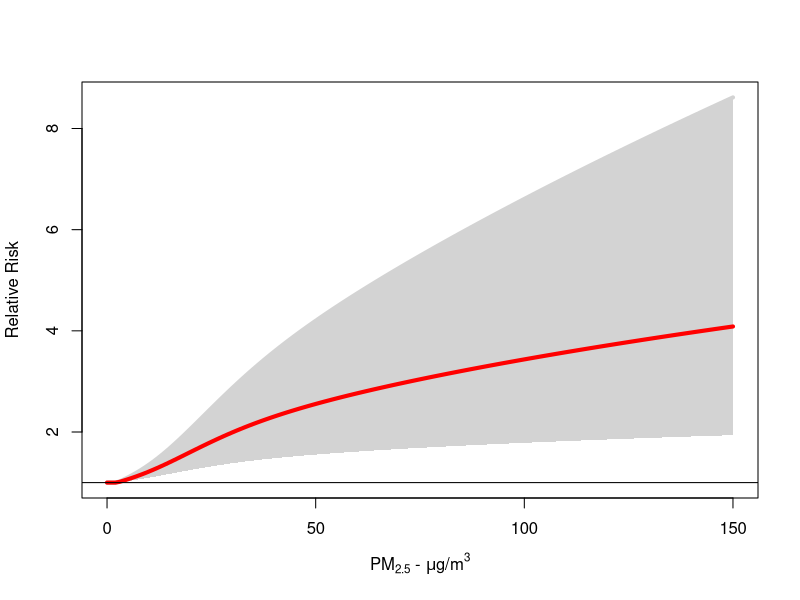

Source code (R):
library(MASS)
library(metafor)
library(minpack.lm)

# setwd ("C:/GBD")
setwd(".")
data<- read.csv("GBD2015 input_dataset with Pn and China Ensemble error.csv", header = T)


cause=as.character(data[,3])
source=as.character(data[,2])
data[is.na(data)]=0
child=as.character(data[,11])

dat=subset(data, cause=="lri")

#only OAP

datrr=subset(dat, child=="0")
datr=subset(datrr, source=="OAP")
num=as.numeric(datr[,4])
den=as.numeric(datr[,5])
logr=as.numeric(datr[,6])
se=as.numeric(datr[,7])
medage=as.numeric(datr[,9])
age=27.5
#se=se* ((age-110)/(medage-110))
Vall=se^2
#logr=logr*((age-110)/(medage-110))
#THRES=min(den)
THRES=2.4
numt=((num-THRES)+abs(num-THRES))/2
dent=((den-THRES) + abs(den-THRES))/2



r=max(num)-min(den)
a=c(1,3,5,7,9)
e=c(den, num)-THRES
mm0=min(e)
mm25=quantile(e, 0.25)
mm50=quantile(e, 0.5)
mm75=quantile(e, 0.75)
mm95=quantile(e, 0.95)
m=c(mm0, mm25, mm50, mm75, mm95)
max1=length(m)*length(a)
max2=max1
max3=max1
aic1<-matrix(0, max1, 1)
b1<-matrix(0, max1, 1)
se1<-matrix(0, max1, 1)
model.form1<-matrix(0, max1, 1)
set.tau1<-matrix(0, max1, 1)
mu1<-matrix(0, max1, 1)
aic2<-matrix(0, max2, 1)
b2<-matrix(0, max2, 1)
se2<-matrix(0, max2, 1)
model.form2<-matrix(0, max2, 1)
set.tau2<-matrix(0, max2, 1)
mu2<-matrix(0, max2, 1)
aic3<-matrix(0, max3, 1)
b3<-matrix(0, max3, 1)
se3<-matrix(0, max3, 1)
model.form3<-matrix(0, max3, 1)
set.tau3<-matrix(0, max3, 1)
mu3<-matrix(0, max3, 1)
aic4<-matrix(0, max1, 1)
b4<-matrix(0, max1, 1)
se4<-matrix(0, max1, 1)
model.form4<-matrix(0, max1, 1)
set.tau4<-matrix(0, max1, 1)
mu4<-matrix(0, max1, 1)
aic5<-matrix(0, max1, 1)
b5<-matrix(0, max1, 1)
se5<-matrix(0, max1, 1)
model.form5<-matrix(0, max1, 1)
set.tau5<-matrix(0, max1, 1)
mu5<-matrix(0, max1, 1)
aic6<-matrix(0, max1, 1)
b6<-matrix(0, max1, 1)
se6<-matrix(0, max1, 1)
model.form6<-matrix(0, max1, 1)
set.tau6<-matrix(0, max1, 1)
mu6<-matrix(0, max1, 1)



numt=((num-THRES) + abs(num-THRES))/2
dent=((den-THRES) + abs(den-THRES))/2

#estimate theta using rma.mv by defining difference in shapes between num and den #concentrations

j=0
for (k in 1:length(a)) {
  for (i in 1:length(m)) {
    j=j+1
    diff=log(numt/a[k]+1)/(1+exp(-(numt-m[i])/(0.1*r))) - log(dent/a[k]+1)/(1+exp(-(dent-m[i])/(0.1*r)))
    fit=rma(yi=logr, vi=Vall, mods=~diff  -1, method="REML", intercept=FALSE)
    aic1[j]=AIC(fit)
    b1[j]=coef(fit)
    model.form1[j]<- a[k]
    set.tau1[j] <- 0.1
    mu1[j] <- m[i]
    se1[j]=sqrt(vcov(fit))}}

j=0
for (k in 1:length(a)) {
  for (i in 1:length(m)) {
    j=j+1
    diff=log(numt/a[k]+1)/(1+exp(-(numt-m[i])/(0.2*r))) - log(dent/a[k]+1)/(1+exp(-(dent-m[i])/(0.2*r)))
    fit=rma(yi=logr, vi=Vall, mods=~diff  -1, method="REML", intercept=FALSE)
    aic2[j]=AIC(fit)
    b2[j]=coef(fit)
    model.form2[j]<- a[k]
    set.tau2[j] <- 0.2
    mu2[j] <- m[i]
    se2[j]=sqrt(vcov(fit))}}

j=0
for (k in 1:length(a)) {
  for (i in 1:length(m)) {
    j=j+1
    diff=log(numt/a[k]+1)/(1+exp(-(numt-m[i])/(0.3*r))) - log(dent/a[k]+1)/(1+exp(-(dent-m[i])/(0.3*r)))
    fit=rma(yi=logr, vi=Vall, mods=~diff  -1, method="REML", intercept=FALSE)
    aic3[j]=AIC(fit)
    b3[j]=coef(fit)
    model.form3[j]<- a[k]
    set.tau3[j] <- 0.3
    mu3[j] <- m[i]
    se3[j]=sqrt(vcov(fit))}}

j=0
for (k in 1:length(a)) {
  for (i in 1:length(m)) {
    j=j+1
    diff=log(numt/a[k]+1)/(1+exp(-(numt-m[i])/(0.4*r))) - log(dent/a[k]+1)/(1+exp(-(dent-m[i])/(0.4*r)))
    fit=rma(yi=logr, vi=Vall, mods=~diff  -1, method="REML", intercept=FALSE)
    aic4[j]=AIC(fit)
    b4[j]=coef(fit)
    model.form4[j]<- a[k]
    set.tau4[j] <- 0.4
    mu4[j] <- m[i]
    se4[j]=sqrt(vcov(fit))}}

j=0
for (k in 1:length(a)) {
  for (i in 1:length(m)) {
    j=j+1
    diff=log(numt/a[k]+1)/(1+exp(-(numt-m[i])/(0.5*r))) - log(dent/a[k]+1)/(1+exp(-(dent-m[i])/(0.5*r)))
    fit=rma(yi=logr, vi=Vall, mods=~diff  -1, method="REML", intercept=FALSE)
    aic5[j]=AIC(fit)
    b5[j]=coef(fit)
    model.form5[j]<- a[k]
    set.tau5[j] <- 0.5
    mu5[j] <- m[i]
    se5[j]=sqrt(vcov(fit))}}

j=0
for (k in 1:length(a)) {
  for (i in 1:length(m)) {
    j=j+1
    diff=log(numt/a[k]+1)/(1+exp(-(numt-m[i])/(0.6*r))) - log(dent/a[k]+1)/(1+exp(-(dent-m[i])/(0.6*r)))
    fit=rma(yi=logr, vi=Vall, mods=~diff  -1, method="REML", intercept=FALSE)
    aic6[j]=AIC(fit)
    b6[j]=coef(fit)
    model.form6[j]<- a[k]
    set.tau6[j] <- 0.6
    mu6[j] <- m[i]
    se6[j]=sqrt(vcov(fit))}}



#complie necessary information from model fitting to construct ensemble estimate and bootstrap 
#based CI
aic=rbind(aic1, aic2, aic3, aic4, aic5, aic6)
b=rbind( b1, b2, b3, b4, b5, b6)
se=rbind(se1, se2, se3, se4, se5, se6)
model.form <- rbind(model.form1, model.form2, model.form3, model.form4, model.form5, model.form6)
model.form=as.character(model.form)
set.tau <- rbind( set.tau1, set.tau2, set.tau3, set.tau4, set.tau5, set.tau6)
mu <- rbind(mu1, mu2, mu3, mu4, mu5, mu6)


wt=exp(-0.5*(aic-min(aic)))/sum(exp(-0.5*(aic-min(aic))))
output=cbind(model.form, aic, wt, mu, set.tau, b, se)
out=subset(output, wt>0)
f=out[,1]
aic=as.numeric(out[,2])
wt=as.numeric(out[,3])
mu=as.numeric(out[,4])
tau=as.numeric(out[,5])
beta=as.numeric(out[,6])
se=as.numeric(out[,7])
weight=exp(-0.5*(aic-min(aic)))/sum(exp(-0.5*(aic-min(aic))))
expo_name <- c("PM2.5")
expo_unit <- c("ug/m3")
nn <- length(f)
finalmodels.best.nn.final <- data.frame(tau=tau, funcform=f, coef=beta, se.coef=se, wt.final3=weight, loca_perc=mu)
MM=max(num)
MM=150
bb=1
x=seq(0, MM, by=bb)
nx=length(x)

#run routine to construct enesembe estimate and bootstrap CI
risk <- function(ap_data, finalmodels, expo_name, unit, nn, TT){
  x=seq(0, MM, by=bb)
  # prepare x1 for use in simulation, varying depending on perc, set_tau, and funcform
  
  sim.x1 <- function(x_sim, perc, set_tau_sim, funcform_sim, TT){
    
    mu <- perc
    #r <- max(num)-min(den)
    thr=((x_sim-TT)+abs(x_sim-TT))/2
    
    if (funcform_sim=="1"){x1<- log(thr+1)/(1+exp(-(thr-mu)/(set_tau_sim*r)))}
    if (funcform_sim=="2"){x1<-log(1+ thr/2)/(1+exp(-(thr-mu)/(set_tau_sim*r)))}
    if (funcform_sim=="3"){x1<-log(1+ thr/3)/(1+exp(-(thr-mu)/(set_tau_sim*r)))}
    if (funcform_sim=="4"){x1<-log(1+ thr/4)/(1+exp(-(thr-mu)/(set_tau_sim*r)))}
    if (funcform_sim=="5"){x1<-log(1+ thr/5)/(1+exp(-(thr-mu)/(set_tau_sim*r)))}
    if (funcform_sim=="6"){x1<-log(1+ thr/6)/(1+exp(-(thr-mu)/(set_tau_sim*r)))}
    if (funcform_sim=="7"){x1<-log(1+ thr/7)/(1+exp(-(thr-mu)/(set_tau_sim*r)))}
    if (funcform_sim=="8"){x1<-log(1+ thr/8)/(1+exp(-(thr-mu)/(set_tau_sim*r)))}
    if (funcform_sim=="9"){x1<-log(1+ thr/9)/(1+exp(-(thr-mu)/(set_tau_sim*r)))}
    if (funcform_sim=="10"){x1<-log(1+ thr/10)/(1+exp(-(thr-mu)/(set_tau_sim*r)))}
    if (funcform_sim=="11"){x1<-log(1+ thr/11)/(1+exp(-(thr-mu)/(set_tau_sim*r)))}
    if (funcform_sim=="12"){x1<-log(1+ thr/12)/(1+exp(-(thr-mu)/(set_tau_sim*r)))}
    if (funcform_sim=="13.8"){x1<-log(1+ thr/13.8)/(1+exp(-(thr-mu)/(set_tau_sim*r)))}
    if (funcform_sim=="14"){x1<-log(1+ thr/14)/(1+exp(-(thr-mu)/(set_tau_sim*r)))}
    if (funcform_sim=="15"){x1<-log(1+ thr/15)/(1+exp(-(thr-mu)/(set_tau_sim*r)))}
    if (funcform_sim=="16"){x1<-log(1+ thr/16)/(1+exp(-(thr-mu)/(set_tau_sim*r)))}
    if (funcform_sim=="17"){x1<-log(1+ thr/17)/(1+exp(-(thr-mu)/(set_tau_sim*r)))}
    if (funcform_sim=="18"){x1<-log(1+ thr/18)/(1+exp(-(thr-mu)/(set_tau_sim*r)))}
    if (funcform_sim=="19.9"){x1<-log(1+ thr/19.9)/(1+exp(-(thr-mu)/(set_tau_sim*r)))}
    if (funcform_sim=="20"){x1<-log(1+ thr/20)/(1+exp(-(thr-mu)/(set_tau_sim*r)))}
    if (funcform_sim=="21"){x1<-log(1+ thr/21)/(1+exp(-(thr-mu)/(set_tau_sim*r)))}
    if (funcform_sim=="22"){x1<-log(1+ thr/22)/(1+exp(-(thr-mu)/(set_tau_sim*r)))}
    if (funcform_sim=="23"){x1<-log(1+ thr/23)/(1+exp(-(thr-mu)/(set_tau_sim*r)))}
    if (funcform_sim=="24"){x1<-log(1+ thr/24)/(1+exp(-(thr-mu)/(set_tau_sim*r)))}
    if (funcform_sim=="25"){x1<-log(1+ thr/25)/(1+exp(-(thr-mu)/(set_tau_sim*r)))}
    if (funcform_sim=="26"){x1<-log(1+ thr/26)/(1+exp(-(thr-mu)/(set_tau_sim*r)))}
    if (funcform_sim=="27"){x1<-log(1+ thr/27)/(1+exp(-(thr-mu)/(set_tau_sim*r)))}
    if (funcform_sim=="28"){x1<-log(1+ thr/28)/(1+exp(-(thr-mu)/(set_tau_sim*r)))}
    if (funcform_sim=="29"){x1<-log(1+ thr/29)/(1+exp(-(thr-mu)/(set_tau_sim*r)))}
    if (funcform_sim=="30"){x1<-log(1+ thr/30)/(1+exp(-(thr-mu)/(set_tau_sim*r)))}
    if (funcform_sim=="31"){x1<-log(1+ thr/31)/(1+exp(-(thr-mu)/(set_tau_sim*r)))}
    if (funcform_sim=="32"){x1<-log(1+ thr/32)/(1+exp(-(thr-mu)/(set_tau_sim*r)))}
    if (funcform_sim=="33"){x1<-log(1+ thr/33)/(1+exp(-(thr-mu)/(set_tau_sim*r)))}
    if (funcform_sim=="34"){x1<-log(1+ thr/34)/(1+exp(-(thr-mu)/(set_tau_sim*r)))}
    if (funcform_sim=="35"){x1<-log(1+ thr/35)/(1+exp(-(thr-mu)/(set_tau_sim*r)))}
    if (funcform_sim=="36"){x1<-log(1+ thr/36)/(1+exp(-(thr-mu)/(set_tau_sim*r)))}
    if (funcform_sim=="37"){x1<-log(1+ thr/37)/(1+exp(-(thr-mu)/(set_tau_sim*r)))}
    if (funcform_sim=="38"){x1<-log(1+ thr/38)/(1+exp(-(thr-mu)/(set_tau_sim*r)))}
    if (funcform_sim=="39"){x1<-log(1+ thr/39)/(1+exp(-(thr-mu)/(set_tau_sim*r)))}
    if (funcform_sim=="40"){x1<-log(1+ thr/40)/(1+exp(-(thr-mu)/(set_tau_sim*r)))}
    if (funcform_sim=="41"){x1<-log(1+ thr/41)/(1+exp(-(thr-mu)/(set_tau_sim*r)))}
    if (funcform_sim=="42"){x1<-log(1+ thr/42)/(1+exp(-(thr-mu)/(set_tau_sim*r)))}
    if (funcform_sim=="43"){x1<-log(1+ thr/43)/(1+exp(-(thr-mu)/(set_tau_sim*r)))}
    if (funcform_sim=="44"){x1<-log(1+ thr/44)/(1+exp(-(thr-mu)/(set_tau_sim*r)))}
    if (funcform_sim=="45"){x1<-log(1+ thr/45)/(1+exp(-(thr-mu)/(set_tau_sim*r)))}
    if (funcform_sim=="46"){x1<-log(1+ thr/46)/(1+exp(-(thr-mu)/(set_tau_sim*r)))}
    if (funcform_sim=="47"){x1<-log(1+ thr/47)/(1+exp(-(thr-mu)/(set_tau_sim*r)))}
    if (funcform_sim=="48"){x1<-log(1+ thr/48)/(1+exp(-(thr-mu)/(set_tau_sim*r)))}
    if (funcform_sim=="49"){x1<-log(1+ thr/49)/(1+exp(-(thr-mu)/(set_tau_sim*r)))}
    if (funcform_sim=="50"){x1<-log(1+ thr/50)/(1+exp(-(thr-mu)/(set_tau_sim*r)))}
    if (funcform_sim=="81"){x1<-log(1+ thr/81)/(1+exp(-(thr-mu)/(set_tau_sim*r)))}
    
    
    return(x1)
  }
  
  
  # simulate 100,000 realizations based on se.coef AND weights derived from LL
  
  if (nn >= 2) {
    
    nsim<-10000
    ran.3<-matrix(0, nsim, 1)
    rr.3<-matrix(0, nsim, nx)
    medRR.3<-matrix(0, nx, 1)
    upcl.3<-matrix(0, nx, 1)
    lowcl.3<-matrix(0, nx, 1)
    
    pp <- 1			# position variable in the 100,000 sim
    nn <- nn		# consider top 3 models
    nsim.sum <- 0		# count of nsim to ensure the last run lead to rownum of exactly 100,000
    
    # k from 0 to nn-1: varying depending on models included and pooled
    
    for (k in 0:(nn-1)) {
      
      nsim.wt <- nsim * round(finalmodels[length(finalmodels[,1])-k,]$wt.final3, digits =4)
      
      loca_perc_sim <- finalmodels[length(finalmodels[,1])-k,]$loca_perc
      funcform_sim <- finalmodels[length(finalmodels[,1])-k,]$funcform
      set_tau <- finalmodels[length(finalmodels[,1])-k,]$tau
      x1 <- sim.x1(x_sim=x, perc=loca_perc_sim, set_tau_sim=set_tau, funcform_sim=funcform_sim, TT=THRES)
      
      if (k==nn-1) {nsim.wt <- nsim - nsim.sum}
      for (i in pp:(pp+nsim.wt-1)) {
        if (i<=10000){		
          ran.3[i,]<-rnorm(1, finalmodels[length(finalmodels[,1])-k,]$coef, finalmodels[length(finalmodels[,1])-k,]$se.coef)
          for (j in 1:length(x)){
            rr.3[i,j]<-exp(ran.3[i,1]*x1[j])
          }
        }
      }
      pp <- pp+nsim.wt
      nsim.sum <- nsim.sum+nsim.wt
      
    }
    return(rr.3)
  }
  
}


rr.3=risk(ap_data=x, nn=nn, finalmodels=finalmodels.best.nn.final, expo_name=expo_name, unit=expo_unit, TT=THRES)



mean=matrix(0, length(x), 1)
ucl=matrix(0, length(x), 1)
lcl=matrix(0, length(x), 1)
sd=matrix(0, length(x), 1)
for (j in 1:length(x)) {
  mean[j]=mean(rr.3[,j])
  ucl[j]=quantile(rr.3[,j], 0.975)
  lcl[j]=quantile(rr.3[,j], 0.025)
  sd[j]=sd(log(rr.3[,j]))
}

#estimate approximate function to ensemble estimate and assign all uncertainty to theta
xxx=((x-THRES)+abs(x-THRES))/2
logmean=log(mean)
taustart=0.4*r
fitmean=nlsLM(logmean~b*log(xxx/mTT+1)/(1+exp(-(xxx-mu)/tau)), start=list(b=0.1, mu=10, tau=taustart,  mTT=5))
mb=coef(fitmean)[1]
mmu=coef(fitmean)[2]
mt=coef(fitmean)[3]
mTT=coef(fitmean)[4]
fitsd=glm(sd~logmean -1 )
sdapprox=mb*coef(fitsd)
meanr=exp(mb*log(xxx/mTT+1)/(1+exp(-(xxx-mmu)/mt)))
lclr=exp((mb-1.96*sdapprox)*log(xxx/mTT+1)/(1+exp(-(xxx-mmu)/mt))) 
uclr=exp((mb+1.96*sdapprox)*log(xxx/mTT+1)/(1+exp(-(xxx-mmu)/mt)))

#plot approx GEMM and CI
x=seq(0, MM, by=bb)
plot(x, uclr, lwd=4, type="l",  col="lightgrey",  ylab="Relative Risk", xlab= expression(paste("PM"[2.5], " - ", mu, "g/m"^3)))
polygon(x=c(x,  rev(x)), y=c(lclr, rev(uclr)), col="lightgrey",  lty=2, border=NA)
lines(x, meanr, lwd=4, col="red")
abline(1,0)

cbind(mb, sdapprox, mTT,  mmu,  mt)
